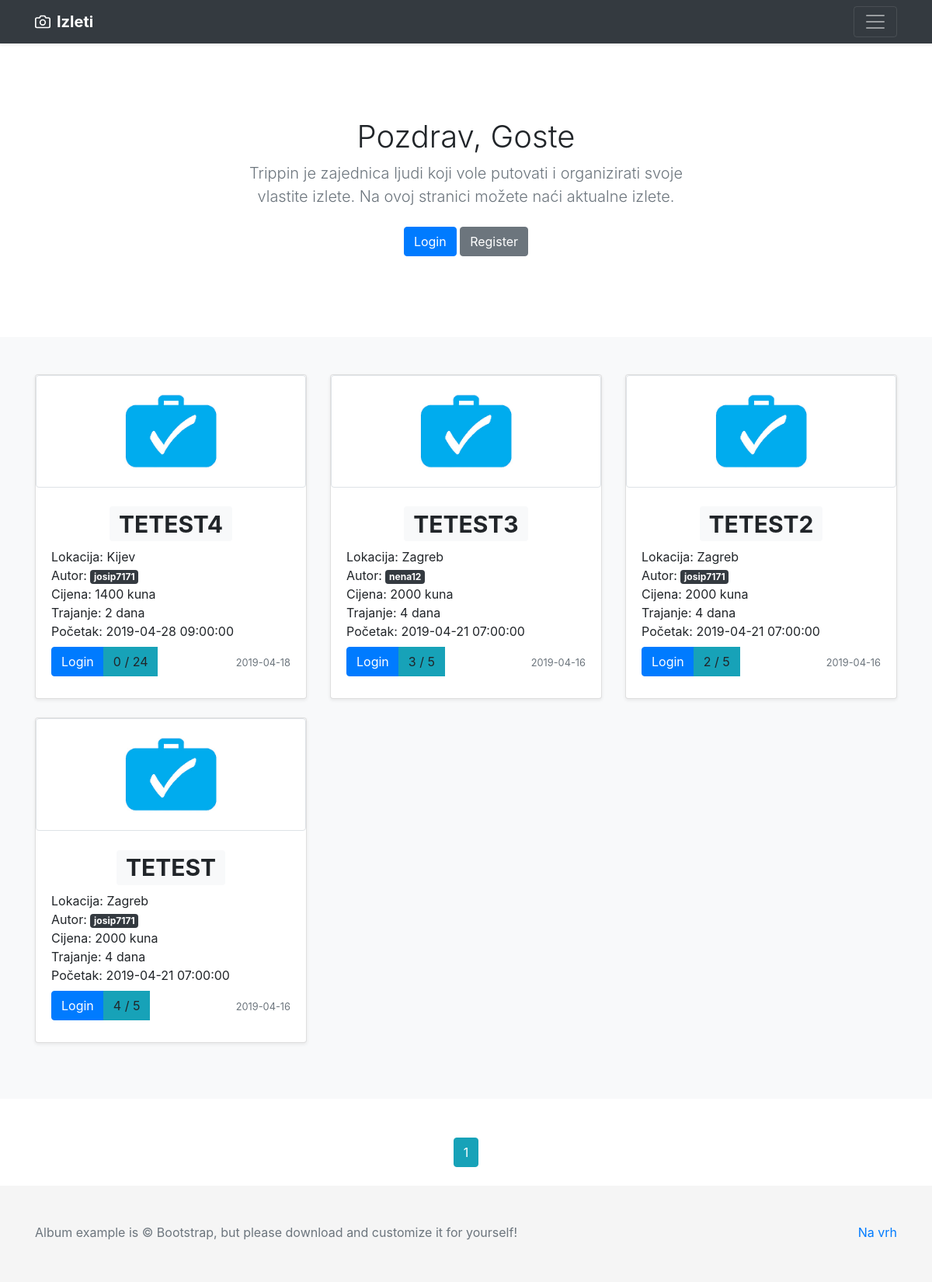
The page /home on the database its author committed.
### app/models.py (models this page shows, shortened)
class Trip(db.Model):
    id = db.Column(db.Integer, primary_key=True)
    name = db.Column(db.String(50), unique=True, nullable=False)
    location = db.Column(db.String(100), nullable=False)
    user_id = db.Column(db.Integer, db.ForeignKey('user.id'), nullable=False)
    date_created = db.Column(db.DateTime, nullable=False, default=datetime.utcnow)
    price = db.Column(db.Integer, nullable=False)
    people_number = db.Column(db.Integer, nullable=False)
    starting_at = db.Column(db.DateTime, nullable=False)
    transport_type = db.Column(db.String(30), nullable=False)
    trip_duration = db.Column(db.Integer, nullable=False)
    details = db.Column(db.Text, nullable=False)
    image_file = db.Column(db.String(20), nullable=False, default='trip_default.jpg')

class User(db.Model, UserMixin):
    id = db.Column(db.Integer, primary_key=True)
    first_name = db.Column(db.String(25), nullable=False)
    last_name = db.Column(db.String(25), nullable=False)
    full_name = db.Column(db.String(51), nullable=False)
    username = db.Column(db.String(20), unique=True, nullable=False)
    email = db.Column(db.String(50), unique=True, nullable=False)
    address = db.Column(db.String(60))
    country = db.Column(db.String(30))
    phone_number = db.Column(db.String(25))
    gender = db.Column(db.Enum('male', 'female'), nullable=False)
    birth_date = db.Column(db.Date)
    about_me = db.Column(db.String(120))
    date_joined = db.Column(db.DateTime, nullable=False, default=datetime.utcnow)
    active = db.Column(db.Enum('yes', 'no'), default='yes')
    image_file = db.Column(db.String(20), nullable=False, default='default.jpg')
    password = db.Column(db.String(60), nullable=False)
    trips = db.relationship('Trip', backref='author', lazy=True)
    trips_joined = db.relationship('Trip', secondary=user_identifier, lazy='subquery',
                                   backref=db.backref('users', lazy=True))

### app/main/routes.py (the view)
@main.route('/')
@main.route('/home')
def home():
    page = request.args.get('page', 1, type=int)
    trips = Trip.query.order_by(Trip.date_created.desc()).paginate(page=page, per_page=5)
    trips2 = Trip.query.all()
    users = User.query.all()
    mydict = {}
    for i in range(len(trips2), 0, -1):
        users2 = User.query.filter(User.trips_joined.any(id=i)).all()
        mydict[i] = [x.username for x in users2]
        print(mydict[i])
    return render_template('home.html', trips=trips, mydict=mydict, dict_length=len(mydict), users=users)

### app/templates/home.html (shortened to what this page needs)
{% extends "layout.html" %}
{% block content %}
    {% set iterated = {'i': False} %}
    {% set count = namespace(a=0) %}
    {% set count2 = namespace(a=dict_length) %}
    {% set checker = namespace(a=0) %}
    {%  set users_joined = {} %}
    <section class="jumbotron text-center">
            <div class="container">
              {% if current_user.is_authenticated %}
                 <h1 class="jumbotron-heading">Pozdrav, {{ current_user.username }}</h1>
              {% else %}
                 <h1 class="jumbotron-heading">Pozdrav, Goste</h1>
              {% endif %}
              <p class="lead text-muted">Trippin je zajednica ljudi koji vole putovati i organizirati svoje vlastite izlete. Na ovoj stranici možete naći aktualne izlete.</p>
              {% if current_user.is_authenticated %}
              <p>
                  <a href="{{ url_for('trips.new_trip') }}" class="btn btn-primary my-2">Novi Izlet</a>
                  <a href="{{ url_for('users.user_trips', id=current_user.id) }}" class="btn btn-primary my-2">Moji Izleti</a>
                  <a href="{{ url_for('users.account') }}" class="btn btn-secondary my-2">Izmjeni Račun</a>
                  <a href="{{ url_for('users.logout') }}" class="btn btn-secondary my-2">Odjava</a>
              </p>
              {% else %}
              <p>
                <a href="{{ url_for('users.login') }}" class="btn btn-primary my-2">Login</a>
                <a href="{{ url_for('users.register') }}" class="btn btn-secondary my-2">Register</a>
              </p>
              {% endif %}
            </div>
          </section>
    <main role="main">
       <div class="album py-5 bg-light">
          <div class="container">
            <div class="row">
    {% for trip in trips.items %}
    {%  if trips.page == 0 %}
        {% set checker = namespace(a=0) %}
    {% else %}
        {% set checker = namespace(a=1) %}
    {% endif %}
                <div class="col-md-4">
                  <div class="card mb-4 shadow-sm">
                    <img alt="" src="{{ url_for('static', filename='trip_pics/' + trip.image_file) }}"
                        class="img-fluid img-thumbnail" width="100%">
                    <div class="card-body">
                        <div class="card-text row justify-content-md-center">
                            <h1>
                            <a href="{{ url_for('trips.show_trip', trip_id=trip.id) }}"
                               class="badge badge-light">
                                {{ trip.name }}
                            </a>
                        </h1>
                        </div>
                      <div class="card-text">
                          Lokacija: {{ trip.location }}
                      </div>
                      <div class="card-text">
                          Autor:
                          <a href="{{ url_for('users.user_trips', id=trip.author.id) }}" class="badge badge-dark">
                            {{ trip.author.username }}
                          </a>
                      </div>
                      <div class="card-text">
                          Cijena: {{ trip.price }} kuna
                      </div>
                      <div class="card-text">
                          Trajanje: {{ trip.trip_duration }} dana
                      </div>
                      <div class="card-text">
                          Početak: {{ trip.starting_at }}
                      </div>
                      <div class="d-flex justify-content-between align-items-center card-text ">
                        <div class="btn-group">
                            {% if current_user.is_authenticated %}
                                {% if current_user.username == trip.author.username %}
                                    <a href="{{ url_for('trips.show_trip', trip_id=trip.id) }}" class="btn btn-primary my-2">Edit</a><br>
                                {% endif %}
                                {% set iterated = {'i': False} %}
                                {% for trip_joined in current_user.trips_joined %}
                                   {% if trip.id==trip_joined.id  %}
                                     <div hidden>{{ iterated.update({'i':True}) }}</div>
                                   {% endif %}
                                {% endfor %}
                                {% if not iterated.i %}
                                    <a href="{{ url_for('users.add_traveler', trip_id=trip.id) }}" class="btn btn-primary my-2">Prijavi se</a>
                                {% elif  iterated.i %}
                                    <a href="{{ url_for('users.remove_traveler', trip_id=trip.id) }}" class="btn btn-warning my-2">Odjavi se</a>
                                {% endif %}
                            {% else %}
                                <a href="{{ url_for('users.login') }}" class="btn btn-primary my-2">Login</a>
                            {% endif %}
                            {% set count = namespace(a=0) %}
                            {% for user_joined in trip.users %}
                                {% set count.a = count.a + 1 %}
                            {% endfor %}
                            <a id="myBtn" class="btn btn-info my-2" onclick="test1({{ count2.a - checker.a - ((trips.page - 1) * 5) }}, {{ mydict }})" role="button">{{ count.a }} / {{ trip.people_number }}</a>
                        </div>
                        <div class="card-text">
                            <small class="text-muted">{{ trip.date_created.strftime('%Y-%m-%d') }}</small>
                        </div>
                      </div>
                    </div>
                  </div>
                </div>
        {% set count2.a = count2.a - 1 %}
    {% endfor %}
            </div>
          </div>
       </div>
    </main>
    <div class="container">
        <div class="row justify-content-md-center" style="margin-top: 50px;">
            <div class="col-md-auto">
                {% for page_num in trips.iter_pages(left_edge=1, right_edge=1, left_current=1, right_current=2) %}
                    {% if page_num %}
                        {% if trips.page == page_num %}
                            <a class="btn btn-info mb-4" href="{{ url_for('main.home', page=page_num) }}">{{ page_num }}</a>
                        {% else %}
                            <a class="btn btn-outline-info mb-4" href="{{ url_for('main.home', page=page_num) }}">{{ page_num }}</a>
                        {% endif %}
                    {% else %}
                    ...
                    {% endif %}
                {% endfor %}
            </div>
        </div>
    </div>
{% endblock content %}

### app/templates/layout.html (shortened to what this page needs)
<!DOCTYPE html>
<html lang="en">
    <head>
        <link rel="stylesheet" href="https://stackpath.bootstrapcdn.com/bootstrap/4.3.1/css/bootstrap.min.css">
    </head>
    <body>
    <header>
      <div class="navbar navbar-dark bg-dark shadow-sm">
        <div class="container d-flex justify-content-between">
          <a href="{{ url_for('main.home') }}" class="navbar-brand d-flex align-items-center">
            <strong>Izleti</strong>
          </a>
          <button class="navbar-toggler" type="button" data-toggle="collapse" data-target="#navbarHeader" aria-controls="navbarHeader" aria-expanded="false" aria-label="Toggle navigation">
            <span class="navbar-toggler-icon"></span>
          </button>
        </div>
      </div>
    </header>
    {% block content %}
    {% endblock %}
    <footer class="text-muted" style="background-color: whitesmoke">
      <div class="container">
        <p class="float-right">
          <a href="#">Na vrh</a>
        </p>
        <p>Album example is © Bootstrap, but please download and customize it for yourself!</p>
      </div>
    </footer>
</body>
</html>

### app/templates/layout.html (style rules this page uses)
.jumbotron { padding-top: 3rem; padding-bottom: 3rem; margin-bottom: 0; background-color: #fff; }
@media (min-width: 768px) { .jumbotron { padding-top: 6rem; padding-bottom: 6rem; } }
.jumbotron p:last-child { margin-bottom: 0; }
.jumbotron-heading { font-weight: 300; }
.jumbotron .container { max-width: 40rem; }
footer { padding-top: 3rem; padding-bottom: 3rem; }
footer p { margin-bottom: .25rem; }

### rows shown on the page
Trip: image_file (placeholder picture), name "TETEST4", location "Kijev", author.username "josip7171", price "1400", trip_duration "2", starting_at "2019-04-28 09:00:00", a "0", people_number "24", date_created "2019-04-18"
Trip: image_file (placeholder picture), name "TETEST3", location "Zagreb", author.username "nena12", price "2000", trip_duration "4", starting_at "2019-04-21 07:00:00", a "3", people_number "5", date_created "2019-04-16"
Trip: image_file (placeholder picture), name "TETEST2", location "Zagreb", author.username "josip7171", price "2000", trip_duration "4", starting_at "2019-04-21 07:00:00", a "2", people_number "5", date_created "2019-04-16"
Trip: image_file (placeholder picture), name "TETEST", location "Zagreb", author.username "josip7171", price "2000", trip_duration "4", starting_at "2019-04-21 07:00:00", a "4", people_number "5", date_created "2019-04-16"

### other values the page prints
{{ page_num }} "1"
